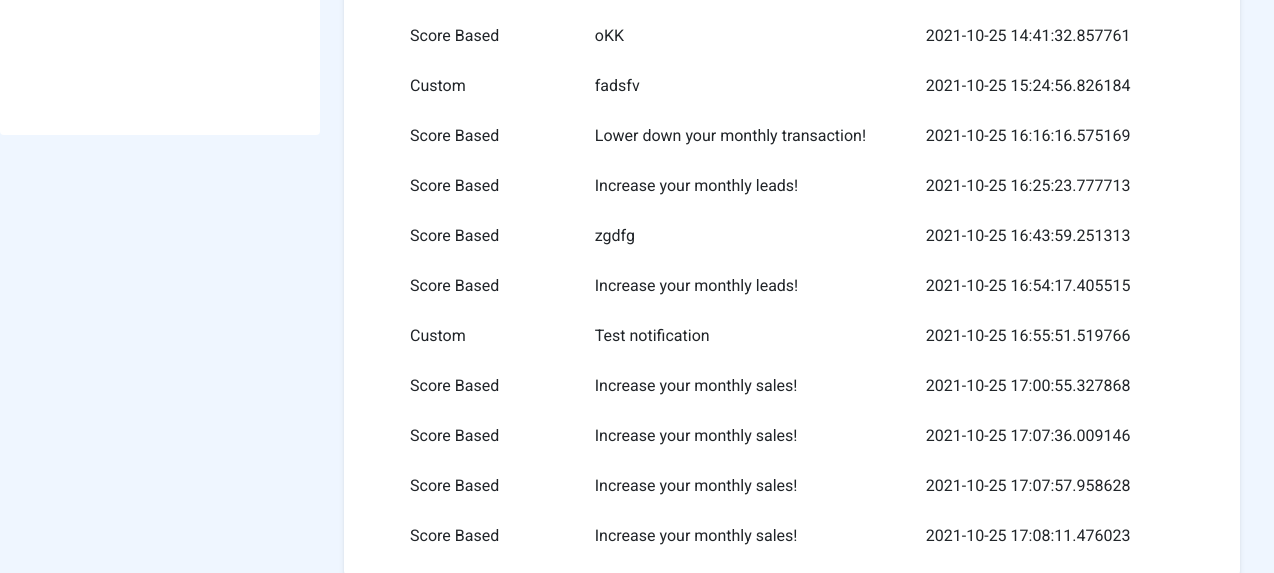
The app's page /history (signed in, lower part), older data.
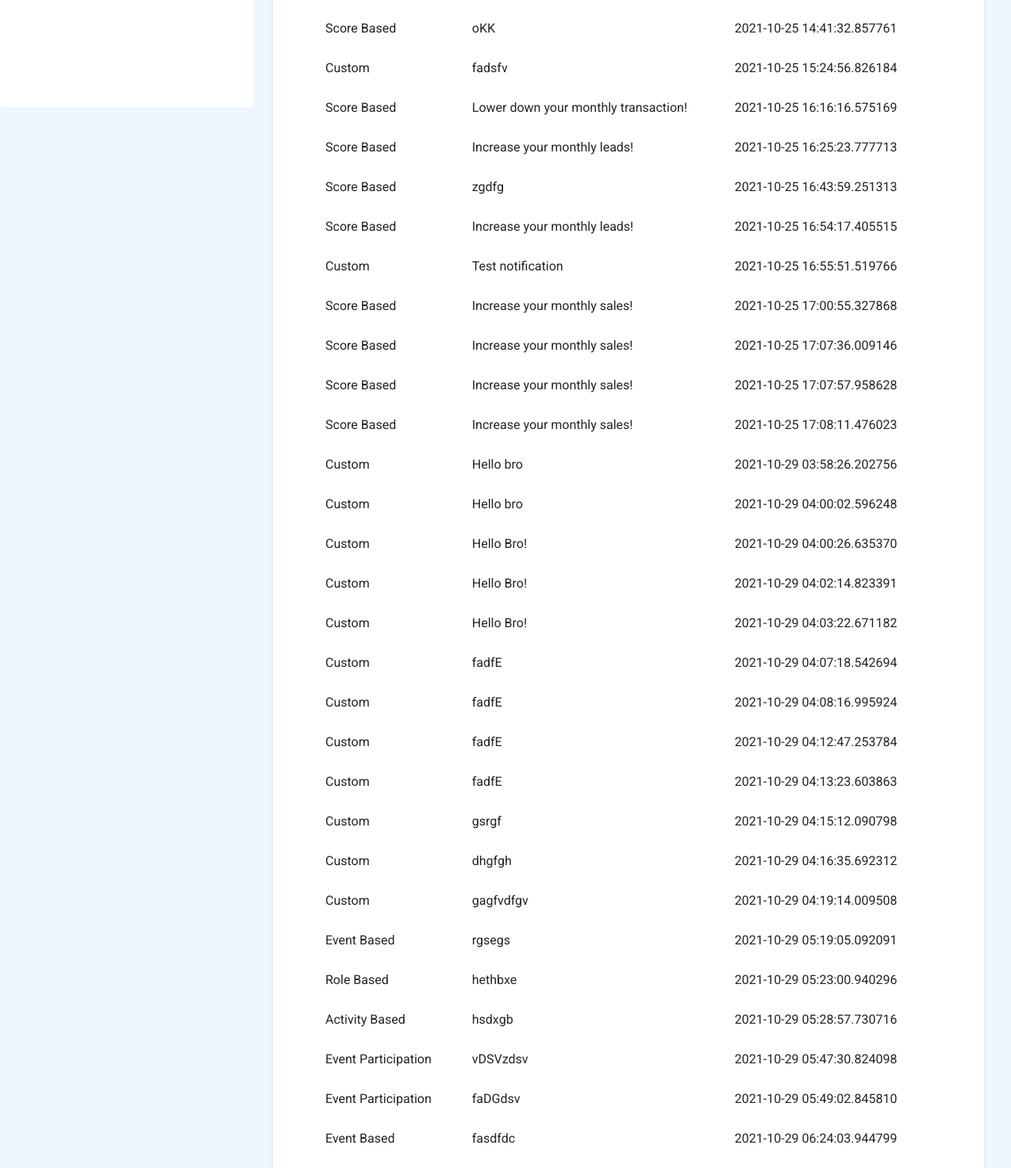
The same page, newer data.
### application/models.py (models this page shows, shortened)
class NotificationHistory(db.Model, UserMixin):
    id = db.Column(db.Integer, primary_key=True)
    type = db.Column(db.String(20),nullable=False)
    scheduled_date = db.Column(db.DateTime, default = datetime.utcnow)
    period = db.Column(db.Integer)
    message_body = db.Column(db.String(500),nullable=False)
    score = db.Column(db.String(100),default='')
    event = db.Column(db.String(100),default='')
    activity = db.Column(db.String(100),default='')
    email = db.Column(db.Boolean,default=False,nullable=False)
    whatsapp = db.Column(db.Boolean,default=False,nullable=False)
    sms = db.Column(db.Boolean,default=False,nullable=False)
    date_time = db.Column(db.DateTime,nullable = False, default = datetime.utcnow)
    user_id = db.Column(db.Integer,db.ForeignKey('user.id'),nullable=False)

### application/routes.py (the view)
@app.route('/history')
def notification_history():
    if current_user.is_authenticated:
        notif = current_user.history
        return render_template('history.html', notif=notif, heading='notificationhistory')
    else:
        return redirect(url_for('login'))

### application/models.py (called while the page is built)
@login_manager.user_loader
def load_user(user_id):
    return User.query.get(int(user_id))

### application/templates/history.html (shortened to what this page needs)
{% extends 'basic.html'%}
{% block body %}
<body>
    <div class="bg-blue-50 flex">
        {% include "navbar.html" %}
        <div class="flex">
            <div>
                <div class="subideabody" style="font-family: 'Roboto';">
                    <div class=" bg-blue-50 flex  ">
                        <div class="mx-4 flex-grow">
                            <br>
                            <div class=" flex flex-wrap ">
                                <div class=" bg-white max-w-4xl rounded-lg w-screen shadow-md">
                                    <div>
                                        <br>
                                        <div class="py-3 pl-6 border-b-2" style = "width:800px">
                                        <table id = "history">
                                            {% for notif in notif %}
                                                <tr>
                                                    <td><a href = "{{ url_for('notification_history_id',notif_id=notif.id) }}">{{notif.type}}</a></td>
                                                    <td>{{notif.message_body}}</td>
                                                    <td>{{notif.date_time}}</td>
                                                </tr>
                                            {% endfor %}
                                        </table>
                                    </div>
                                    </div>
                                </div>
                            </div>
                        </div>
                    </div>
                </div>
            </div>
        </div>
    </div>
</body>
{%endblock%}

### application/templates/basic.html (shortened to what this page needs)
<!DOCTYPE html>
<html>
<head>
    <link rel = "stylesheet" href = "{{url_for('static',filename='style.css')}}">
    <link rel="stylesheet" href="https://unpkg.com/aos@next/dist/aos.css" />
    <link rel="stylesheet" href="https://use.fontawesome.com/releases/v5.7.2/css/all.css"
>
        <link href="https://cdn.jsdelivr.net/npm/bootstrap@5.0.2/dist/css/bootstrap.min.css" rel="stylesheet">
    <link rel="stylesheet" href="https://cdn.jsdelivr.net/npm/bootstrap-icons@1.3.0/font/bootstrap-icons.css" />
    <link href="https://unpkg.com/tailwindcss@^2/dist/tailwind.min.css" rel="stylesheet">
</head>
<body>
    {% block body %} {% endblock %}
</body>
</html>

### application/templates/navbar.html (shortened to what this page needs)
<head>
</head>
<nav class="hidden sm:block bg-white h-screen w-80 border-gray-400 rounded">
</nav>

### application/templates/history.html (style rules this page uses)
.subideabody { font-family: 'Poppins'; background-color: #f8f8f8; }
#history { margin-left: 22px; border-collapse: collapse; width: 100%; }
#history tr { height: 50px; }
#history td { padding: 0 20px 0 20px; }

Row changes from the older to the newer data that the page shows:
added NotificationHistory: type "Custom", message_body "Hello bro", date_time "2021-10-29 03:58:26.202756"
added NotificationHistory: type "Custom", message_body "Hello bro", date_time "2021-10-29 04:00:02.596248"
added NotificationHistory: type "Custom", message_body "Hello Bro!", date_time "2021-10-29 04:00:26.635370"
added NotificationHistory: type "Custom", message_body "Hello Bro!", date_time "2021-10-29 04:02:14.823391"
added NotificationHistory: type "Custom", message_body "Hello Bro!", date_time "2021-10-29 04:03:22.671182"
added NotificationHistory: type "Custom", message_body "fadfE", date_time "2021-10-29 04:07:18.542694"
added NotificationHistory: type "Custom", message_body "fadfE", date_time "2021-10-29 04:08:16.995924"
added NotificationHistory: type "Custom", message_body "fadfE", date_time "2021-10-29 04:12:47.253784"
added NotificationHistory: type "Custom", message_body "fadfE", date_time "2021-10-29 04:13:23.603863"
added NotificationHistory: type "Custom", message_body "gsrgf", date_time "2021-10-29 04:15:12.090798"
added NotificationHistory: type "Custom", message_body "dhgfgh", date_time "2021-10-29 04:16:35.692312"
added NotificationHistory: type "Custom", message_body "gagfvdfgv", date_time "2021-10-29 04:19:14.009508"
added NotificationHistory: type "Event Based", message_body "rgsegs", date_time "2021-10-29 05:19:05.092091"
added NotificationHistory: type "Role Based", message_body "hethbxe", date_time "2021-10-29 05:23:00.940296"
added NotificationHistory: type "Activity Based", message_body "hsdxgb", date_time "2021-10-29 05:28:57.730716"
added NotificationHistory: type "Event Participation", message_body "vDSVzdsv", date_time "2021-10-29 05:47:30.824098"
added NotificationHistory: type "Event Participation", message_body "faDGdsv", date_time "2021-10-29 05:49:02.845810"
added NotificationHistory: type "Event Based", message_body "fasdfdc", date_time "2021-10-29 06:24:03.944799"
